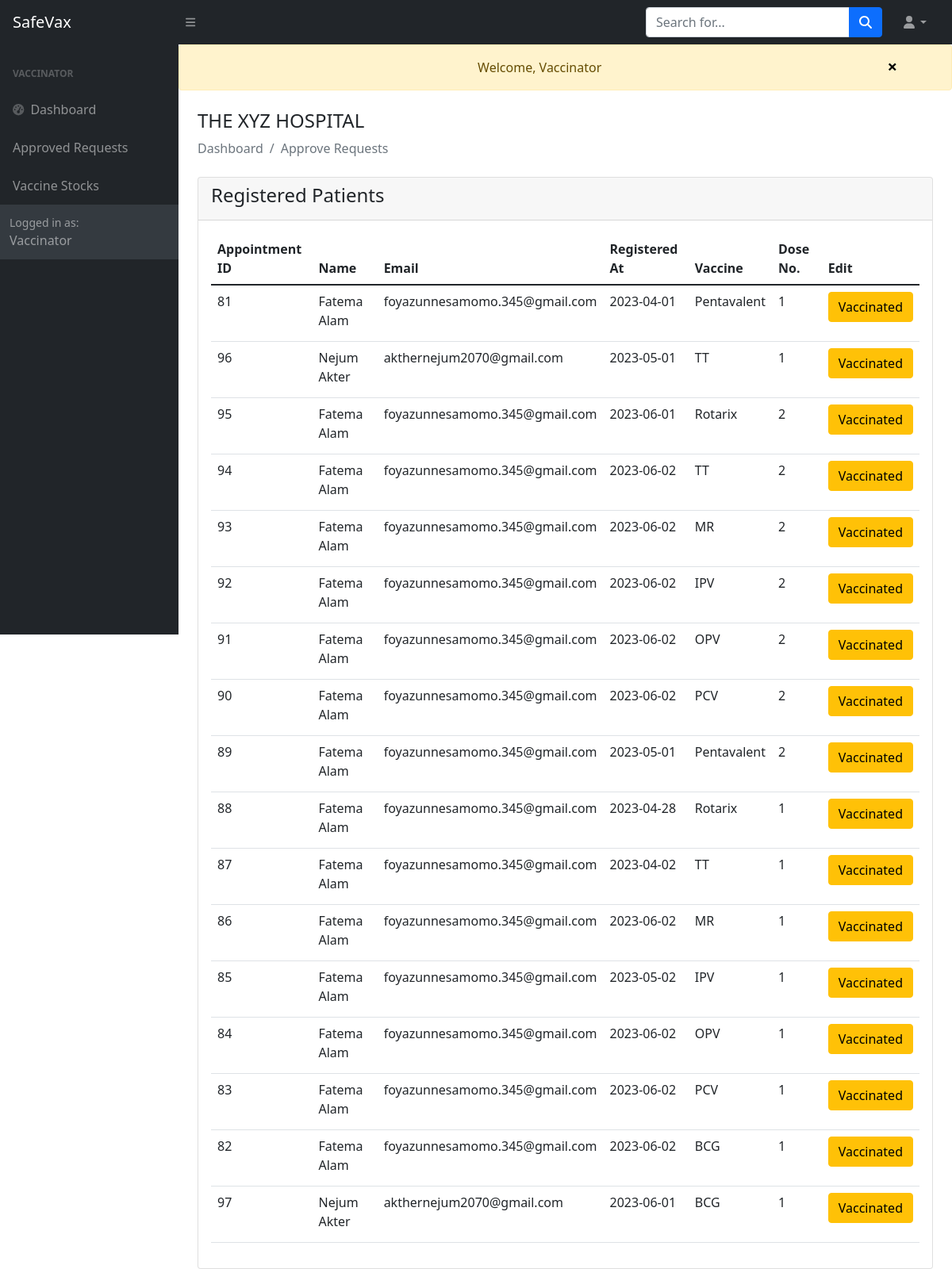
The app's page /vaccinator/view-request.php (signed in) with its own data.
### tables this page shows
CREATE TABLE `registers_for` (
  `reg_serial` int(191) NOT NULL,
  `patientid` int(191) NOT NULL,
  `vaccineid` int(191) NOT NULL,
  `doseno` tinyint(20) NOT NULL,
  `dateofreg` date NOT NULL DEFAULT current_timestamp(),
  `status` tinyint(10) NOT NULL,
  `confirmation_mail` int(4) NOT NULL DEFAULT 0
);

CREATE TABLE `user` (
  `u_id` int(191) NOT NULL,
  `u_firstname` varchar(191) NOT NULL,
  `u_lastname` varchar(191) NOT NULL,
  `u_ffirstname` varchar(191) NOT NULL,
  `u_flastname` varchar(191) NOT NULL,
  `u_fnid` varchar(191) NOT NULL,
  `u_email` varchar(191) NOT NULL,
  `u_dob` date NOT NULL,
  `u_gender` varchar(10) NOT NULL,
  `u_division` varchar(191) NOT NULL,
  `u_password` varchar(191) NOT NULL,
  `u_role` tinyint(5) NOT NULL DEFAULT 0,
  `dateofcreation` date NOT NULL DEFAULT current_timestamp()
);

CREATE TABLE `vaccine` (
  `v_id` int(191) NOT NULL,
  `v_name` varchar(191) NOT NULL,
  `totaldose` int(191) NOT NULL,
  `availability` bigint(255) NOT NULL
);

### vaccinator/view-request.php (the view, shortened to what this page needs)
<?php
include('authentication.php');
include('includes/header.php');
include('../message.php');
?>
<div class="container-fluid px-4">
    <h4 class="mt-4">THE XYZ HOSPITAL</h4>
        <ol class="breadcrumb mb-4">
            <li class="breadcrumb-item active">Dashboard</li>
            <li class="breadcrumb-item active">Approve Requests</li>
        </ol>
    <?php include('../message.php');?>
    <div class="row">
      <div class = "col-md-12">
        <div class="card">
            <div class="card-header">
              <h4>Registered Patients</h4>
            </div>
            <div class="card-body">
             <table class="table table-border">
               <thead>
                <tr>
                    <th>Appointment ID</th>
                    <th> Name</th>
                    <th>Email</th>
                    <th>Registered At</th>
                    <th>Vaccine</th>
                    <th>Dose No.</th>
                    <th>Edit</th>
                </tr>
               </thead>
               <tbody>
                <?php
                $query = "SELECT reg_serial, concat(u_firstname,' ',u_lastname) name, u_email, v_name, doseno, dateofreg, status  FROM registers_for, user, vaccine
                WHERE patientid=u_id AND vaccineid=v_id AND status>0
                ORDER BY status ";
                $query_run = mysqli_query($con, $query);
                if(mysqli_num_rows($query_run)>0)
                {
                  foreach($query_run as $row)
                    {
                    ?>
                    <tr>
                       <td><?= $row['reg_serial']; ?></td>
                       <td><?= $row['name']; ?></td>
                       <td><?= $row['u_email']; ?></td>
                       <td><?= $row['dateofreg']; ?></td>
                       <td><?= $row['v_name']; ?></td>
                       <td><?= $row['doseno']; ?></td>
                       <td>
                          <?php
                          if($row['status']==2){
                            echo '<p class="btn btn-warning">Vaccinated</p>';
                          }
                        ?>
                        </td>
                    </tr>
                    <?php
                    }
                }
                else
                {
                  echo "No Record Found";
                }
                ?>
               </tbody>
             </table>
            </div>
        </div>
      </div>
    </div>
</div>
<?php
include('includes/scripts.php');
?>

### records on screen
registers_for: reg_serial "81", name "Fatema Alam", patientid.u_email "foyazunnesamomo.345@gmail.com", dateofreg "2023-04-01", vaccineid.v_name "Pentavalent", doseno "1", status "Vaccinated"
registers_for: reg_serial "96", name "Nejum Akter", patientid.u_email "akthernejum2070@gmail.com", dateofreg "2023-05-01", vaccineid.v_name "TT", doseno "1", status "Vaccinated"
registers_for: reg_serial "95", name "Fatema Alam", patientid.u_email "foyazunnesamomo.345@gmail.com", dateofreg "2023-06-01", vaccineid.v_name "Rotarix", doseno "2", status "Vaccinated"
registers_for: reg_serial "94", name "Fatema Alam", patientid.u_email "foyazunnesamomo.345@gmail.com", dateofreg "2023-06-02", vaccineid.v_name "TT", doseno "2", status "Vaccinated"
registers_for: reg_serial "93", name "Fatema Alam", patientid.u_email "foyazunnesamomo.345@gmail.com", dateofreg "2023-06-02", vaccineid.v_name "MR", doseno "2", status "Vaccinated"
registers_for: reg_serial "92", name "Fatema Alam", patientid.u_email "foyazunnesamomo.345@gmail.com", dateofreg "2023-06-02", vaccineid.v_name "IPV", doseno "2", status "Vaccinated"
registers_for: reg_serial "91", name "Fatema Alam", patientid.u_email "foyazunnesamomo.345@gmail.com", dateofreg "2023-06-02", vaccineid.v_name "OPV", doseno "2", status "Vaccinated"
registers_for: reg_serial "90", name "Fatema Alam", patientid.u_email "foyazunnesamomo.345@gmail.com", dateofreg "2023-06-02", vaccineid.v_name "PCV", doseno "2", status "Vaccinated"
registers_for: reg_serial "89", name "Fatema Alam", patientid.u_email "foyazunnesamomo.345@gmail.com", dateofreg "2023-05-01", vaccineid.v_name "Pentavalent", doseno "2", status "Vaccinated"
registers_for: reg_serial "88", name "Fatema Alam", patientid.u_email "foyazunnesamomo.345@gmail.com", dateofreg "2023-04-28", vaccineid.v_name "Rotarix", doseno "1", status "Vaccinated"
registers_for: reg_serial "87", name "Fatema Alam", patientid.u_email "foyazunnesamomo.345@gmail.com", dateofreg "2023-04-02", vaccineid.v_name "TT", doseno "1", status "Vaccinated"
registers_for: reg_serial "86", name "Fatema Alam", patientid.u_email "foyazunnesamomo.345@gmail.com", dateofreg "2023-06-02", vaccineid.v_name "MR", doseno "1", status "Vaccinated"
registers_for: reg_serial "85", name "Fatema Alam", patientid.u_email "foyazunnesamomo.345@gmail.com", dateofreg "2023-05-02", vaccineid.v_name "IPV", doseno "1", status "Vaccinated"
registers_for: reg_serial "84", name "Fatema Alam", patientid.u_email "foyazunnesamomo.345@gmail.com", dateofreg "2023-06-02", vaccineid.v_name "OPV", doseno "1", status "Vaccinated"
registers_for: reg_serial "83", name "Fatema Alam", patientid.u_email "foyazunnesamomo.345@gmail.com", dateofreg "2023-06-02", vaccineid.v_name "PCV", doseno "1", status "Vaccinated"
registers_for: reg_serial "82", name "Fatema Alam", patientid.u_email "foyazunnesamomo.345@gmail.com", dateofreg "2023-06-02", vaccineid.v_name "BCG", doseno "1", status "Vaccinated"
registers_for: reg_serial "97", name "Nejum Akter", patientid.u_email "akthernejum2070@gmail.com", dateofreg "2023-06-01", vaccineid.v_name "BCG", doseno "1", status "Vaccinated"

### other values on screen
$_SESSION['message'] "Welcome, Vaccinator"
